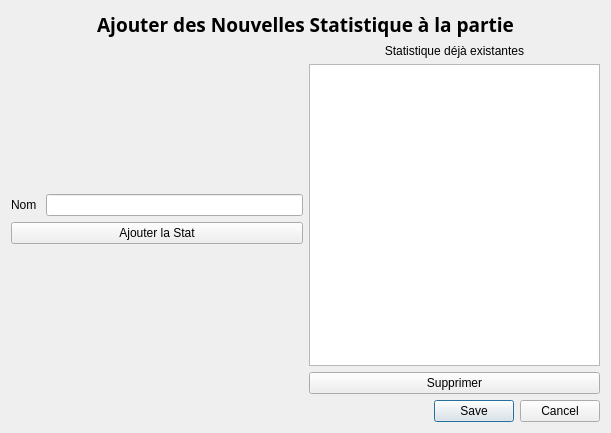
<?xml version="1.0" encoding="UTF-8"?>
<ui version="4.0">
 <class>addstatwindow</class>
 <widget class="QDialog" name="addstatwindow">
  <property name="geometry">
   <rect>
    <x>0</x>
    <y>0</y>
    <width>611</width>
    <height>433</height>
   </rect>
  </property>
  <property name="windowTitle">
   <string>Dialog</string>
  </property>
  <layout class="QVBoxLayout" name="verticalLayout_3">
   <item>
    <layout class="QVBoxLayout" name="verticalLayout_2">
     <item>
      <widget class="QLabel" name="label">
       <property name="font">
        <font>
         <family>Arial Black</family>
         <pointsize>14</pointsize>
         <bold>true</bold>
        </font>
       </property>
       <property name="text">
        <string>Ajouter des Nouvelles Statistique à la partie</string>
       </property>
       <property name="alignment">
        <set>Qt::AlignCenter</set>
       </property>
      </widget>
     </item>
     <item>
      <layout class="QHBoxLayout" name="horizontalLayout">
       <item>
        <layout class="QGridLayout" name="gridLayout">
         <item row="1" column="1">
          <widget class="QLineEdit" name="name"/>
         </item>
         <item row="0" column="1">
          <spacer name="verticalSpacer">
           <property name="orientation">
            <enum>Qt::Vertical</enum>
           </property>
           <property name="sizeHint" stdset="0">
            <size>
             <width>20</width>
             <height>40</height>
            </size>
           </property>
          </spacer>
         </item>
         <item row="1" column="0">
          <widget class="QLabel" name="label_2">
           <property name="text">
            <string>Nom </string>
           </property>
          </widget>
         </item>
         <item row="2" column="0" colspan="2">
          <widget class="QPushButton" name="addStat">
           <property name="text">
            <string>Ajouter la Stat</string>
           </property>
          </widget>
         </item>
         <item row="3" column="0">
          <spacer name="verticalSpacer_2">
           <property name="orientation">
            <enum>Qt::Vertical</enum>
           </property>
           <property name="sizeHint" stdset="0">
            <size>
             <width>20</width>
             <height>40</height>
            </size>
           </property>
          </spacer>
         </item>
        </layout>
       </item>
       <item>
        <layout class="QVBoxLayout" name="verticalLayout">
         <item>
          <widget class="QLabel" name="label_6">
           <property name="text">
            <string>Statistique déjà existantes</string>
           </property>
           <property name="alignment">
            <set>Qt::AlignCenter</set>
           </property>
          </widget>
         </item>
         <item>
          <widget class="QListWidget" name="listWidget"/>
         </item>
         <item>
          <widget class="QPushButton" name="delStat">
           <property name="text">
            <string>Supprimer</string>
           </property>
          </widget>
         </item>
        </layout>
       </item>
      </layout>
     </item>
     <item>
      <widget class="QDialogButtonBox" name="buttonBox">
       <property name="orientation">
        <enum>Qt::Horizontal</enum>
       </property>
       <property name="standardButtons">
        <set>QDialogButtonBox::Cancel|QDialogButtonBox::Save</set>
       </property>
      </widget>
     </item>
    </layout>
   </item>
  </layout>
 </widget>
 <resources/>
 <connections>
  <connection>
   <sender>buttonBox</sender>
   <signal>accepted()</signal>
   <receiver>addstatwindow</receiver>
   <slot>accept()</slot>
   <hints>
    <hint type="sourcelabel">
     <x>248</x>
     <y>254</y>
    </hint>
    <hint type="destinationlabel">
     <x>157</x>
     <y>274</y>
    </hint>
   </hints>
  </connection>
  <connection>
   <sender>buttonBox</sender>
   <signal>rejected()</signal>
   <receiver>addstatwindow</receiver>
   <slot>reject()</slot>
   <hints>
    <hint type="sourcelabel">
     <x>316</x>
     <y>260</y>
    </hint>
    <hint type="destinationlabel">
     <x>286</x>
     <y>274</y>
    </hint>
   </hints>
  </connection>
 </connections>
</ui>
